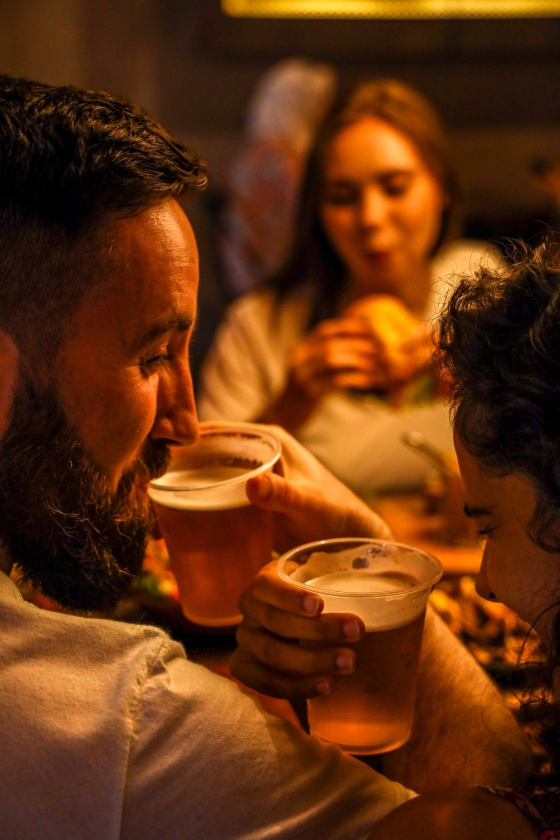
#> input picture 1b607b3f01e06430cb8f923cd2d9dd09.jpg, 1120 x 1680 px (shown at 1/2 size)
$ python remove-xadrez.py ../1b607b3f01e06430cb8f923cd2d9dd09.jpg ../b8ed3694e727e5311bf4580c6b8f509e.jpg
#> lines starting #> are read from the running program, lines starting #| are printed output that depends on the picture; after the words box and inside, x2 and y2 are one past the last pixel; in counts of white or black regions, pixels touching at a corner belong together
# Remove o xadrez "falso" (fundo cinza/branco desenhado na imagem) e gera PNG com alfa real.
import sys, numpy as np
from PIL import Image, ImageFilter
from scipy import ndimage as nd
src, dst = sys.argv[1], sys.argv[2]
im = np.asarray(Image.open(src).convert("RGB")).astype(np.int16)
mn, mx = im.min(2), im.max(2)
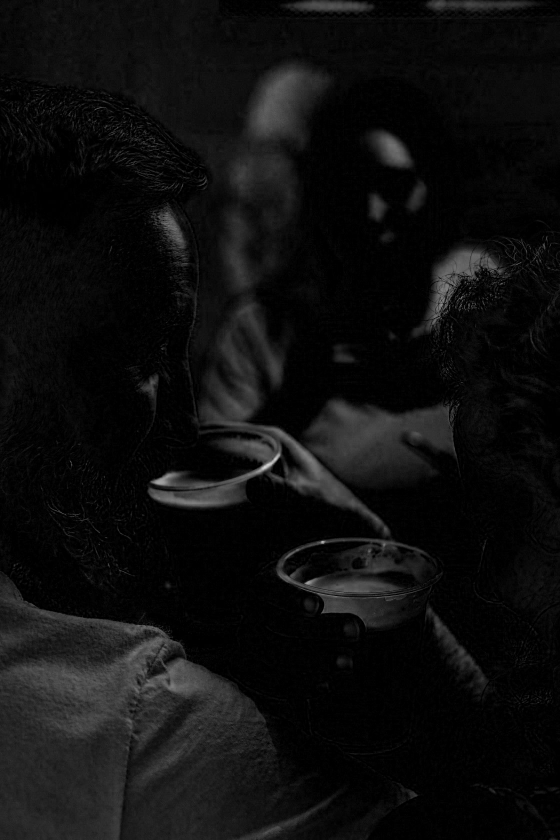
#> mn: shape (1680, 1120) int16 (shown at 1/2 size); min 0, max 217, mean 14.4
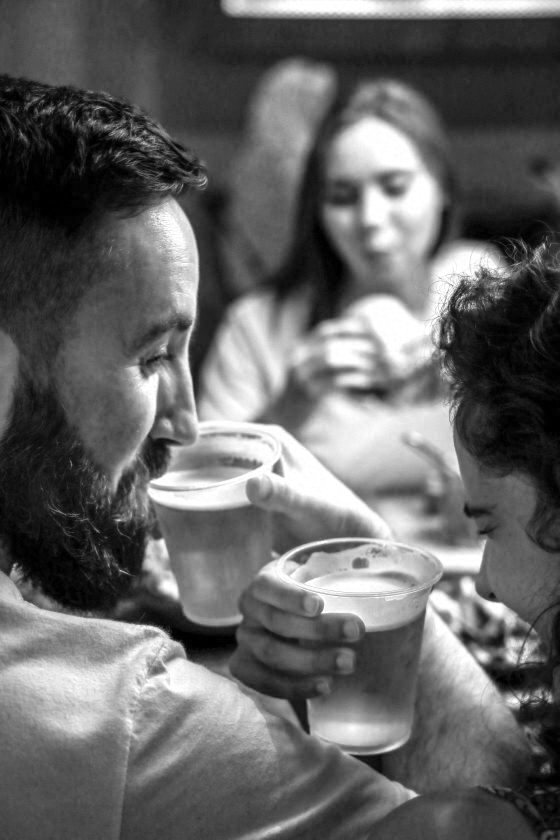
#> mx: shape (1680, 1120) int16 (shown at 1/2 size); min 0, max 255, mean 100.7
lum = im.mean(2)
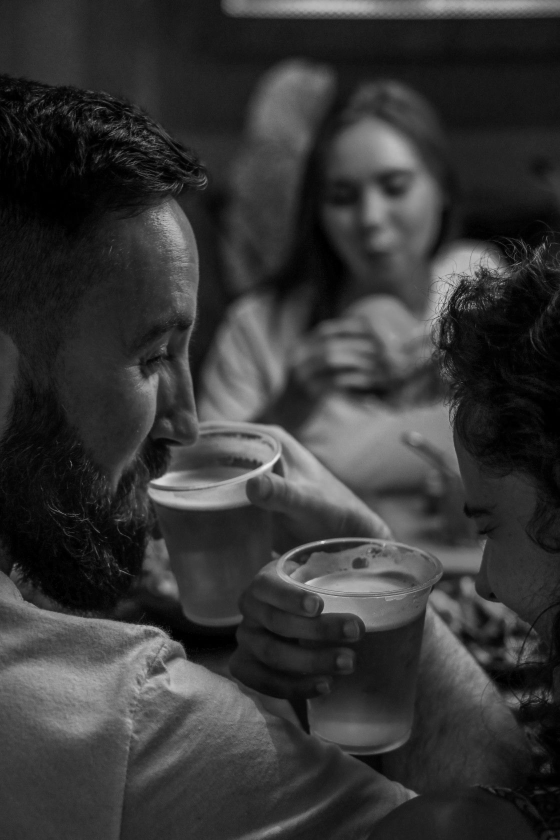
#> lum: shape (1680, 1120) float64 (shown at 1/2 size); min 0, max 237, mean 54.8
cand = (mn >= 196) & ((mx - mn) <= 16)
#> cand: shape (1680, 1120) bool; every value is 0
lab, n = nd.label(cand)
#> lab: shape (1680, 1120) int32; every value is 0
#> n = 0
edge = set(np.unique(np.concatenate([lab[0], lab[-1], lab[:, 0], lab[:, -1]]))) - {0}
#> edge = 0 items
bg = np.isin(lab, list(edge))
bg = nd.binary_closing(bg, iterations=2) | bg
fg = nd.binary_fill_holes(~bg)
#> fg: shape (1680, 1120) bool; every value is 1
fg = nd.binary_opening(fg, iterations=2)
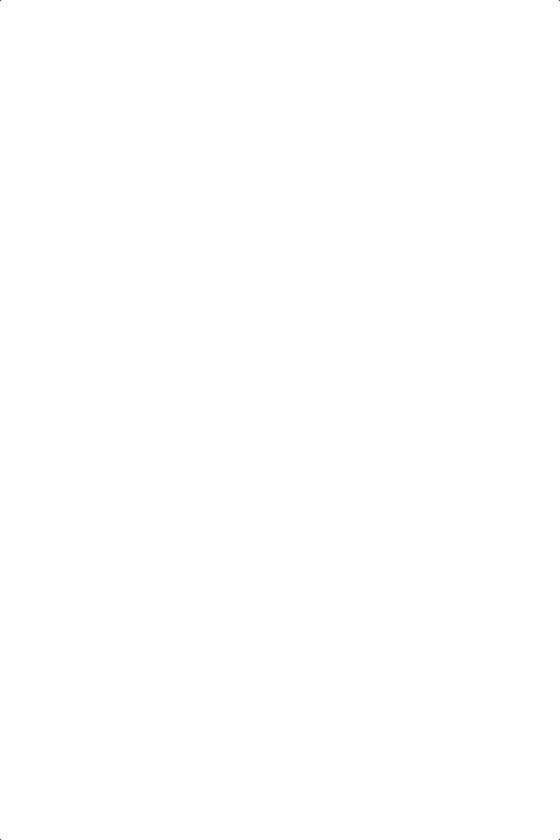
#> fg: shape (1680, 1120) bool (shown at 1/2 size); 100% white; black in thin lines or dots
# keep largest component
lab2, n2 = nd.label(fg)
#> lab2: shape (1680, 1120) int32; values 0 (black) and 1 (white), 100% white; black in thin lines or dots
#> n2 = 1
sizes = nd.sum(fg, lab2, range(1, n2 + 1)); fg = lab2 == (np.argmax(sizes) + 1)
#> after `sizes = nd.sum(fg, lab2, range(1, n2 + 1))`: sizes = [1881588]
fg = nd.binary_erosion(fg, iterations=2)
#> fg: shape (1680, 1120) bool; 99.4% white; 1 black region, box (x1, y1, x2, y2) and area: (0, 0, 1120, 1680) 11184
# borda: alfa pela luminância (cabelo escuro sobre fundo claro), num anel de 4px
dist_in = nd.distance_transform_edt(fg)
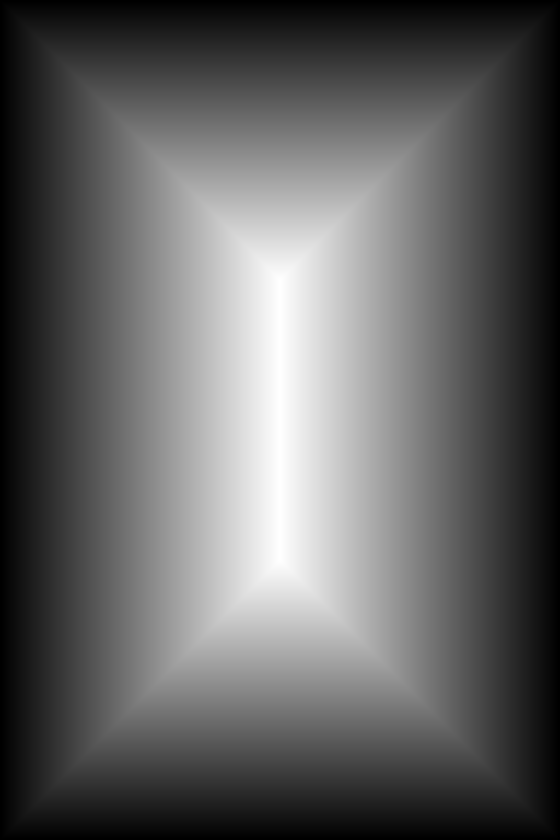
#> dist_in: shape (1680, 1120) float64 (shown at 1/2 size); min 0, max 558, mean 216.3; drawn with min black and max white
band = fg & (dist_in <= 4)
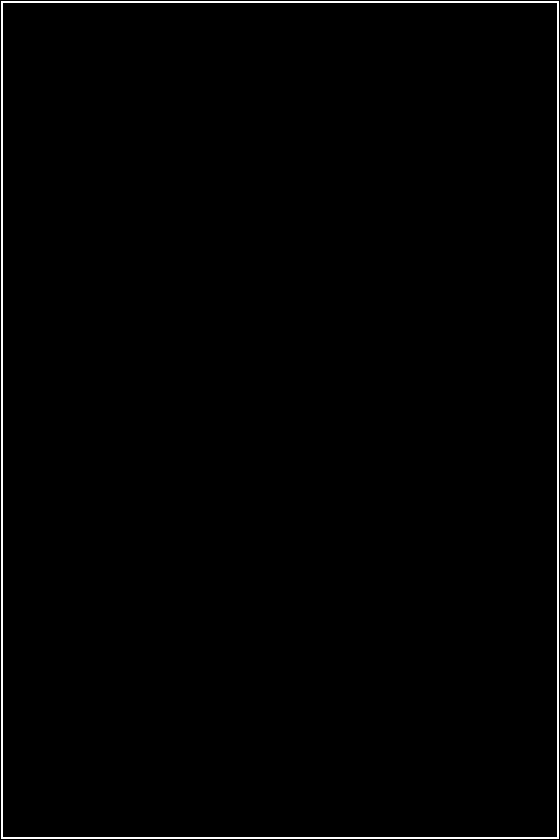
#> band: shape (1680, 1120) bool (shown at 1/2 size); 1.2% white; 1 white region, box (x1, y1, x2, y2) and area: (2, 2, 1118, 1678) 22272
a = fg.astype(np.float32)
est = np.clip((215 - lum) / (215 - 80), 0, 1)
a[band] = est[band] ** 1.3
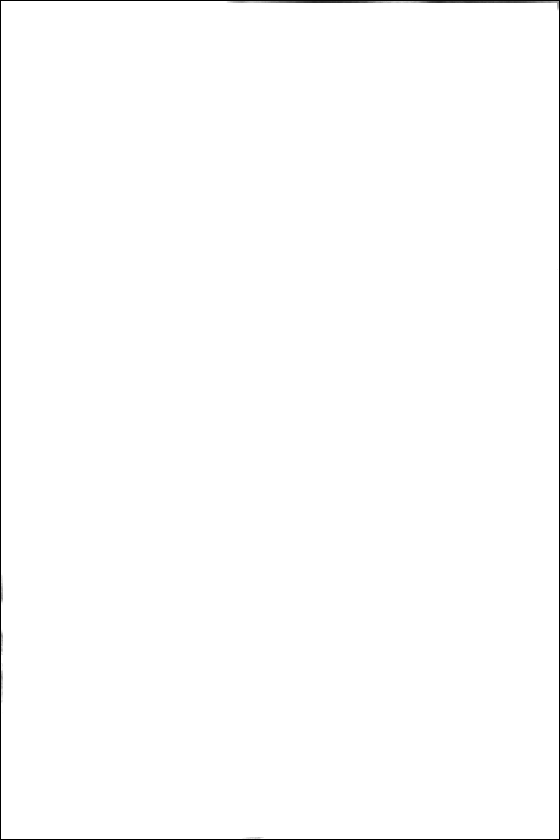
#> a: shape (1680, 1120) float32 (shown at 1/2 size); min 0, max 1, mean 0.993
alpha = Image.fromarray((a * 255).astype(np.uint8)).filter(ImageFilter.GaussianBlur(0.7))
# descontaminar cor na borda: puxa a cor da vizinhança interna
rgb = Image.fromarray(im.astype(np.uint8))
#> rgb is the input picture: PIL image 1120x1680 RGB; mean R, G, B 100.7, 49.1, 14.5
inner = Image.fromarray(np.where(fg[..., None] & (dist_in[..., None] > 4), im, 0).astype(np.uint8))
out = rgb.copy();
idx = nd.distance_transform_edt(~(fg & (dist_in > 4)), return_distances=False, return_indices=True)
fix = im[idx[0], idx[1]]
arr = np.where(band[..., None], fix, im).astype(np.uint8)
o = Image.fromarray(arr).convert("RGBA"); o.putalpha(alpha); o.save(dst)
